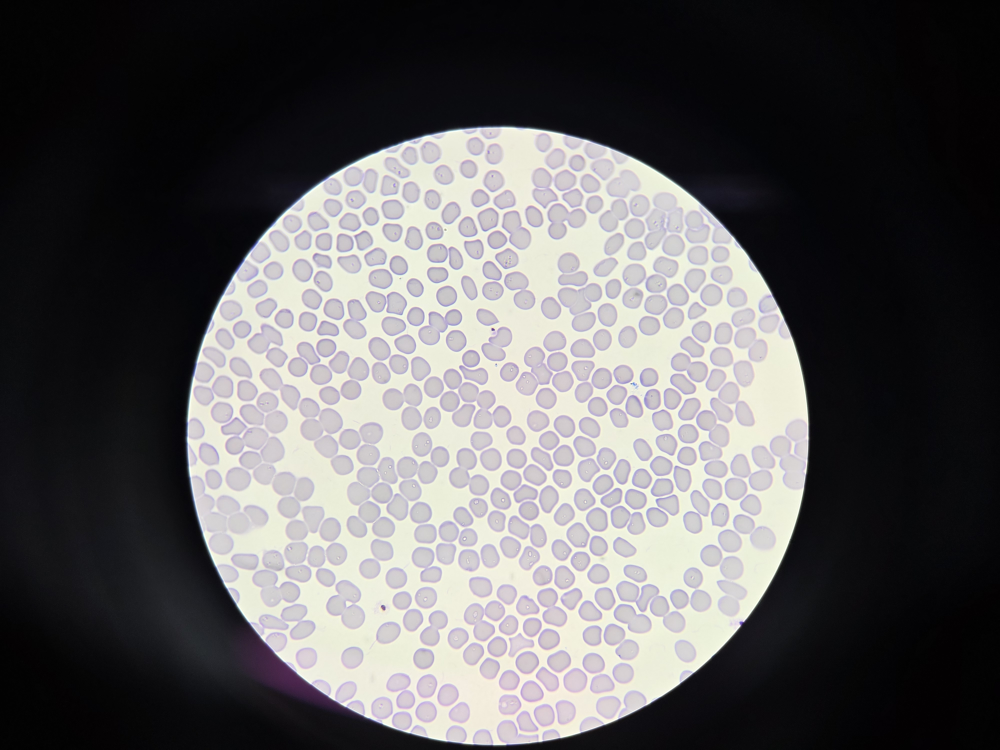
#> input picture Cell-Counting/Analysis/Sample_1.jpg, 4000 x 3000 px, found by its file name (shown at 1/4 size)
$ python '3차원_시각화.py'
#> lines starting #> are read from the running program, lines starting #| are printed output that depends on the picture
import cv2
import numpy as np
import matplotlib.pyplot as plt
from mpl_toolkits.mplot3d import Axes3D

# ===============================
# 0. 이미지 로드
# ===============================
img = cv2.imread("Cell-Counting\Analysis\Sample_1.jpg")
#> img is the input picture: shape (3000, 4000, 3); mean B, G, R 93.2, 92.4, 93.9
assert img is not None, "이미지를 불러올 수 없습니다."

img_rgb = cv2.cvtColor(img, cv2.COLOR_BGR2RGB)
img_hsv = cv2.cvtColor(img, cv2.COLOR_BGR2HSV)
#> img_hsv: shape (3000, 4000, 3); mean H, S, V 100, 46, 97

# ===============================
# 1. 픽셀 샘플링 (중요)
# ===============================
h, w, _ = img_rgb.shape
#> h = 3000; w = 4000
pixels_rgb = img_rgb.reshape(-1, 3)
pixels_hsv = img_hsv.reshape(-1, 3)

# 너무 많으면 느리므로 랜덤 샘플링
num_samples = 15000
if pixels_rgb.shape[0] > num_samples:
    idx = np.random.choice(pixels_rgb.shape[0], num_samples, replace=False)
    pixels_rgb = pixels_rgb[idx]
    pixels_hsv = pixels_hsv[idx]

# 색상은 RGB 기준으로 시각화
colors = pixels_rgb / 255.0

# ===============================
# 2. RGB 3D Scatter
# ===============================
fig = plt.figure(figsize=(14,6))

ax1 = fig.add_subplot(121, projection='3d')
ax1.scatter(
    pixels_rgb[:,0],
    pixels_rgb[:,1],
    pixels_rgb[:,2],
    c=colors,
    s=2
)

ax1.set_title("RGB Pixel Distribution (3D)")
ax1.set_xlabel("R")
ax1.set_ylabel("G")
ax1.set_zlabel("B")

# ===============================
# 3. HSV 3D Scatter
# ===============================
ax2 = fig.add_subplot(122, projection='3d')
ax2.scatter(
    pixels_hsv[:,0],
    pixels_hsv[:,1],
    pixels_hsv[:,2],
    c=colors,
    s=2
)

ax2.set_title("HSV Pixel Distribution (3D)")
ax2.set_xlabel("Hue")
ax2.set_ylabel("Saturation")
ax2.set_zlabel("Value")

plt.tight_layout()
plt.show()
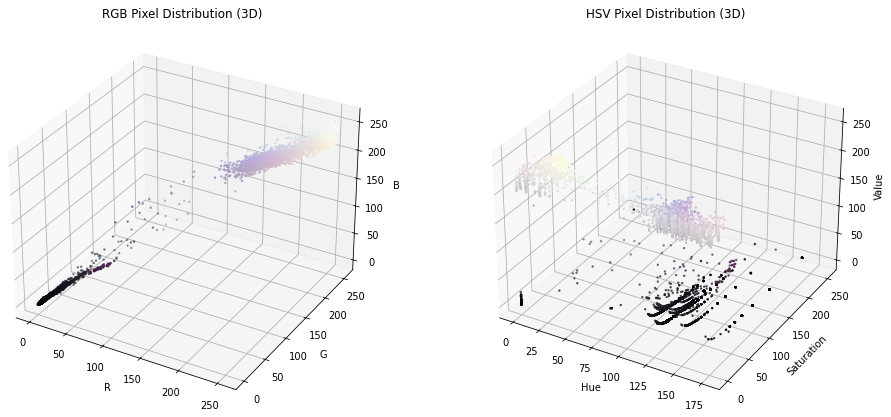
#> figure drawn by matplotlib, 2 panels
